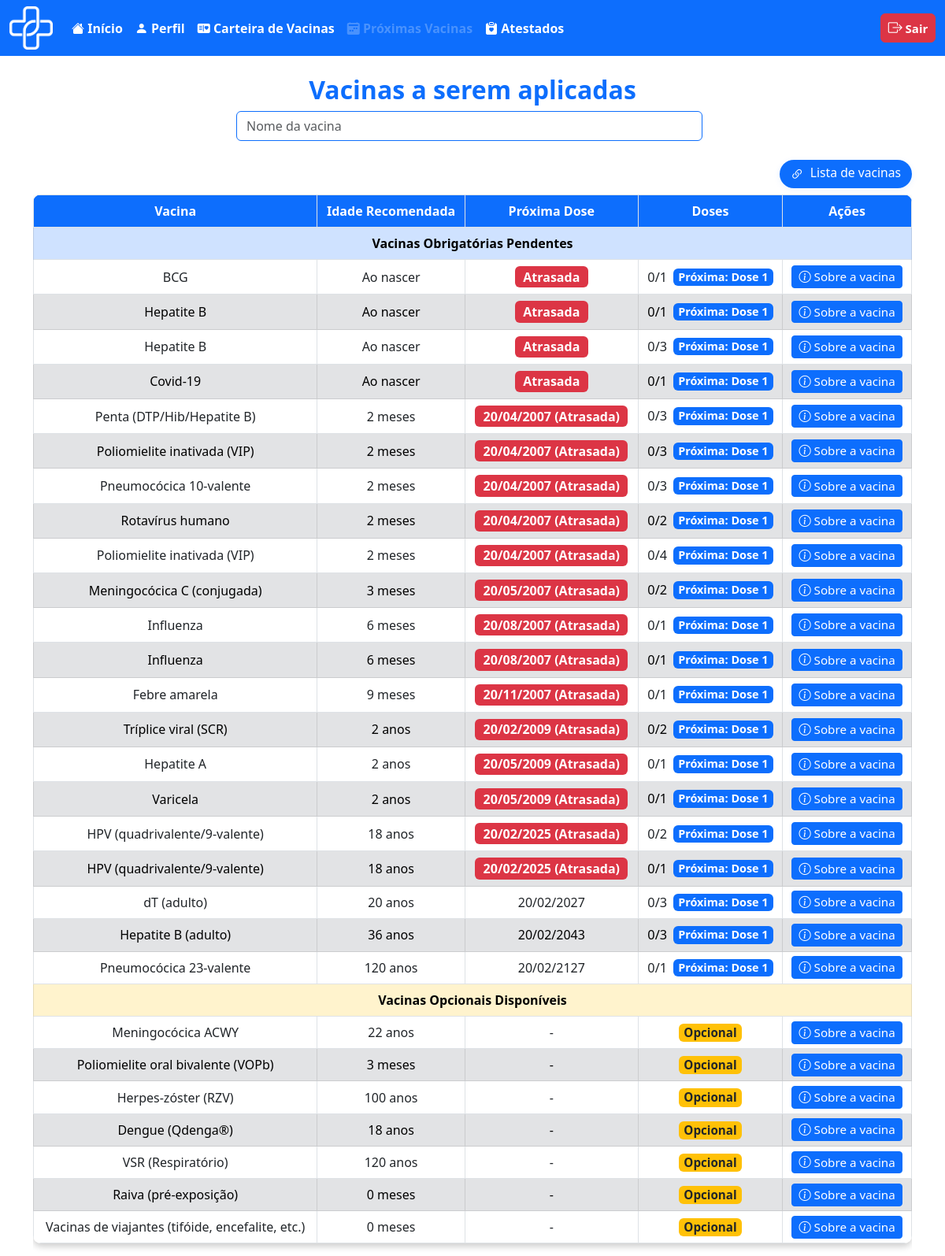
Page /usuario/proxima_vac.php (signed in) on the committed database.
### tables this page shows
CREATE TABLE `vacina` (
  `id_vaci` int(11) NOT NULL,
  `nome_vaci` varchar(100) NOT NULL,
  `fabri_vaci` varchar(100) NOT NULL,
  `lote_vaci` varchar(50) NOT NULL,
  `idade_aplica` int(3) NOT NULL,
  `via_adimicao` varchar(50) NOT NULL,
  `n_dose` int(1) NOT NULL,
  `intervalo_dose` int(11) NOT NULL,
  `idade_meses_reco` smallint(6) DEFAULT NULL,
  `idade_anos_reco` smallint(6) DEFAULT NULL,
  `estoque` int(11) NOT NULL,
  `id_calendario` int(11) DEFAULT NULL
);

CREATE TABLE `calendario_vacinal` (
  `id_calendario` int(11) NOT NULL,
  `nome_vacina` varchar(100) NOT NULL,
  `doses_obrigatorias` varchar(255) NOT NULL,
  `doses_recomendadas` varchar(255) DEFAULT NULL,
  `sus` tinyint(1) NOT NULL DEFAULT 0,
  `grupo_indicado` varchar(100) DEFAULT 'Geral'
);

### usuario/proxima_vac.php (the view, shortened to what the rows shown need)
<?php
require_once '../outros/db_connect.php';
$user_id = $_SESSION['id_usuario'];
$query_user = "SELECT naci_usuario, genero_usuario FROM usuario WHERE id_usuario = ?";
$stmt_user = $conn->prepare($query_user);
$stmt_user->bind_param("i", $user_id);
$stmt_user->execute();
$result_user = $stmt_user->get_result();
$user_data = $result_user->fetch_assoc();
$vacinas_obrigatorias_pendentes = [];
$vacinas_opcionais_nao_tomadas = [];
if ($user_data) {
    $data_nascimento = $user_data['naci_usuario'];
    $genero_usuario = $user_data['genero_usuario'];
    $dt_nasc = new DateTime($data_nascimento);
    $dt_hoje = new DateTime();
    $idade_meses_usuario = $dt_hoje->diff($dt_nasc)->y * 12 + $dt_hoje->diff($dt_nasc)->m;
    $sql_vacinas = "SELECT v.*, c.sus, c.nome_vacina, c.doses_obrigatorias, c.doses_recomendadas
                    FROM vacina v
                    LEFT JOIN calendario_vacinal c ON v.id_calendario = c.id_calendario";
    $result_vacinas = $conn->query($sql_vacinas);
    $vacinas_fisicas = [];
    while ($row = $result_vacinas->fetch_assoc()) {
        $vacinas_fisicas[$row['id_vaci']] = $row;
    }
    $vacinas_aplicadas = [];
    $pesquisa = '';
    foreach ($vacinas_fisicas as $id_vaci => $vacina) {
        if ($vacina['sus'] != 1) continue;
        $n_obrig = isset($vacina['n_dose']) ? intval($vacina['n_dose']) : 0;
        if ($n_obrig <= 0) continue;
        if (stripos($vacina['nome_vacina'], 'gestante') !== false && $genero_usuario !== 'F') continue;
        $doses_tomadas = isset($vacinas_aplicadas[$id_vaci]) ? $vacinas_aplicadas[$id_vaci]['doses_tomadas'] : 0;
        if ($doses_tomadas < $n_obrig) {
            if ($pesquisa === '' || stripos($vacina['nome_vacina'], $pesquisa) !== false) {
                $vacina['doses_tomadas'] = $doses_tomadas;
                $vacina['n_obrig'] = $n_obrig;
                $vacinas_obrigatorias_pendentes[] = $vacina;
            }
        }
    }
    foreach ($vacinas_fisicas as $id_vaci => $vacina) {
        if ($vacina['sus'] != 0) continue;
        if (empty($vacinas_aplicadas[$id_vaci])) {
            if ($pesquisa === '' || stripos($vacina['nome_vacina'], $pesquisa) !== false) {
                $vacinas_opcionais_nao_tomadas[] = $vacina;
            }
        }
    }
}
function calcular_proxima_dose($vacina, $aplicada, $idade_meses_usuario, $data_nascimento) {
    $doses_tomadas = $aplicada && isset($aplicada['doses_tomadas']) ? intval($aplicada['doses_tomadas']) : 0;
    $idade_anos_reco = isset($vacina['idade_anos_reco']) ? intval($vacina['idade_anos_reco']) : 0;
    $idade_meses_reco = isset($vacina['idade_meses_reco']) ? intval($vacina['idade_meses_reco']) : 0;
    $idade_recomendada_meses = $idade_anos_reco * 12 + $idade_meses_reco;
    $calcularData = function($data_nascimento, $anos, $meses) {
        $dt = new DateTime($data_nascimento);
        if ($anos > 0) $dt->add(new DateInterval('P' . $anos . 'Y'));
        if ($meses > 0) $dt->add(new DateInterval('P' . $meses . 'M'));
        return $dt->format('d/m/Y');
    };
    if ($doses_tomadas == 0) {
        if ($idade_anos_reco === 0 && $idade_meses_reco === 0) {
            if ($idade_meses_usuario > 0) {
                return ['Atrasada', true];
            }
            return ['Ao nascer', false];
        }
        if ($idade_meses_usuario >= $idade_recomendada_meses) {
            $data_prevista = $calcularData($data_nascimento, $idade_anos_reco, $idade_meses_reco);
            return [$data_prevista . ' (Atrasada)', true];
        } else {
            $data_prevista = $calcularData($data_nascimento, $idade_anos_reco, $idade_meses_reco);
            return [$data_prevista, false];
        }
    }
}
    ?>
<!DOCTYPE html>
<html lang="pt-BR">
<head>
    <link href="https://cdn.jsdelivr.net/npm/bootstrap@5.3.0/dist/css/bootstrap.min.css" rel="stylesheet">
    <link href="https://cdn.jsdelivr.net/npm/bootstrap-icons/font/bootstrap-icons.css" rel="stylesheet">
</head>
<body>
    <div class="container mt-4">
        <h2 class="text-center text-primary fw-bold">Vacinas a serem aplicadas</h2>
        <br>
        <div class="table-responsive d-flex justify-content-center" id="tabela-proxima-vacina">
            <div style="width: 100%;">
                <table class="table table-bordered text-center w-100 mx-auto">
                    <thead>
                        <tr>
                            <th>Vacina</th>
                            <th>Idade Recomendada</th>
                            <th>Próxima Dose</th>
                            <th>Doses</th>
                            <th>Ações</th>
                        </tr>
                    </thead>
                    <tbody>
                        <tr>
                            <th colspan="5" class="table-primary text-center">Vacinas Obrigatórias Pendentes</th>
                        </tr>
                        <?php if (!empty($vacinas_obrigatorias_pendentes)): ?>
                            <?php
                            usort($vacinas_obrigatorias_pendentes, function($a, $b) use ($vacinas_aplicadas, $idade_meses_usuario, $data_nascimento) {
                                $aplicadaA = isset($vacinas_aplicadas[$a['id_vaci']]) ? $vacinas_aplicadas[$a['id_vaci']] : null;
                                $aplicadaB = isset($vacinas_aplicadas[$b['id_vaci']]) ? $vacinas_aplicadas[$b['id_vaci']] : null;
                                list($dataA, ) = calcular_proxima_dose($a, $aplicadaA, $idade_meses_usuario, $data_nascimento);
                                list($dataB, ) = calcular_proxima_dose($b, $aplicadaB, $idade_meses_usuario, $data_nascimento);
                                $dataA = preg_replace('/ \(Atrasada\)$/', '', $dataA);
                                $dataB = preg_replace('/ \(Atrasada\)$/', '', $dataB);
                                if ($dataA === 'Ao nascer') return -1;
                                if ($dataB === 'Ao nascer') return 1;
                                if ($dataA === '-') return 1;
                                if ($dataB === '-') return -1;
                                $tsA = strtotime(str_replace('/', '-', $dataA));
                                $tsB = strtotime(str_replace('/', '-', $dataB));
                                return $tsA <=> $tsB;
                            });
                            $rowIndex = 0;
                            foreach ($vacinas_obrigatorias_pendentes as $vacina):
                                $rowClass = ($rowIndex === 0) ? 'bg-white' : (($rowIndex % 2 === 1) ? 'table-secondary' : 'bg-white');
                                $proxima_dose = $vacina['doses_tomadas'] + 1;
                                $aplicada = isset($vacinas_aplicadas[$vacina['id_vaci']]) ? $vacinas_aplicadas[$vacina['id_vaci']] : null;
                                list($proxima_dose_valor, $atrasada) = calcular_proxima_dose($vacina, $aplicada, $idade_meses_usuario, $data_nascimento);
                                ?>
                                <tr class="<?php echo $rowClass; ?>" style="height:38px;">
                                    <td style="vertical-align:middle;"><?= htmlspecialchars($vacina['nome_vacina']) ?></td>
                                    <td style="vertical-align:middle; text-align:center;">
                                        <?php
                                            if (
                                                (isset($vacina['idade_meses_reco']) && intval($vacina['idade_meses_reco']) === 0) &&
                                                (isset($vacina['idade_anos_reco']) && intval($vacina['idade_anos_reco']) === 0)
                                            ) {
                                                echo "Ao nascer";
                                            } else {
                                                $idade_meses = isset($vacina['idade_meses_reco']) ? intval($vacina['idade_meses_reco']) : 0;
                                                $idade_anos = isset($vacina['idade_anos_reco']) ? intval($vacina['idade_anos_reco']) : 0;
                                                $total_meses = $idade_anos * 12 + $idade_meses;
                                                if ($total_meses <= 15) {
                                                    echo $total_meses . " meses";
                                                } else {
                                                    $anos = floor($total_meses / 12);
                                                    echo $anos . " anos";
                                                }
                                            }
                                        ?>
                                    </td>
                                    <td style="vertical-align:middle; text-align:center;">
                                        <?php if ($atrasada): ?>
                                            <span class="badge bg-danger" style="font-size:1em;">
                                                <?= htmlspecialchars($proxima_dose_valor) ?>
                                            </span>
                                        <?php else: ?>
                                            <?= htmlspecialchars($proxima_dose_valor) ?>
                                        <?php endif; ?>
                                    </td>
                                    <td style="vertical-align:middle; text-align:center;">
                                        <div
                                            style="display:flex; flex-direction:row; align-items:center; justify-content:center; gap:8px; height:100%;">
                                            <span
                                                style="font-size:1.02em;"><?= $vacina['doses_tomadas'] . "/" . $vacina['n_obrig'] ?></span>
                                            <span class="badge bg-primary"
                                                style="font-size:0.90em; min-width:80px; padding:4px 6px;">
                                                Próxima: Dose <?= $proxima_dose ?>
                                            </span>
                                        </div>
                                    </td>
                                    <td style="vertical-align:middle; text-align:center; padding-top:4px; padding-bottom:4px;">
                                        <a href="ver_vacinaU.php?id_vaci=<?= urlencode($vacina['id_vaci']) ?>"
                                            class="btn btn-primary btn-sm" style="padding:2px 8px; font-size:0.95em;">
                                            <i class="bi bi-info-circle"></i> Sobre a vacina
                                        </a>
                                    </td>
                                </tr>
                                <?php $rowIndex++; endforeach; ?>
                        <?php endif; ?>
                        <tr>
                            <th colspan="5" class="table-warning text-center">Vacinas Opcionais Disponíveis</th>
                        </tr>
                        <?php if (!empty($vacinas_opcionais_nao_tomadas)): ?>
                            <?php
                            $rowIndex = 0;
                            foreach ($vacinas_opcionais_nao_tomadas as $vacina):
                                $rowClass = ($rowIndex === 0) ? 'bg-white' : (($rowIndex % 2 === 1) ? 'table-secondary' : 'bg-white');
                                ?>
                                <tr class="<?php echo $rowClass; ?>" style="height:38px;">
                                    <td style="vertical-align:middle;"><?= htmlspecialchars($vacina['nome_vacina']) ?></td>
                                    <td style="vertical-align:middle; text-align:center;">
                                        <?php
                                            if (
                                                (isset($vacina['idade_meses_reco']) && intval($vacina['idade_meses_reco']) === 0) &&
                                                (isset($vacina['idade_anos_reco']) && intval($vacina['idade_anos_reco']) === 0)
                                            ) {
                                                echo "Ao nascer";
                                            } else {
                                                $idade_meses = isset($vacina['idade_meses_reco']) ? intval($vacina['idade_meses_reco']) : 0;
                                                $idade_anos = isset($vacina['idade_anos_reco']) ? intval($vacina['idade_anos_reco']) : 0;
                                                $total_meses = $idade_anos * 12 + $idade_meses;
                                                if ($total_meses <= 15) {
                                                    echo $total_meses . " meses";
                                                } else {
                                                    $anos = floor($total_meses / 12);
                                                    echo $anos . " anos";
                                                }
                                            }
                                        ?>
                                    </td>
                                    <td style="vertical-align:middle; text-align:center;">-</td>
                                    <td style="vertical-align:middle; text-align:center;">
                                        <span class="badge bg-warning text-dark" style="font-size:0.95em; min-width:80px; padding:4px 6px;">
                                            Opcional
                                        </span>
                                    </td>
                                    <td style="vertical-align:middle; text-align:center; padding-top:4px; padding-bottom:4px;">
                                        <a href="ver_vacinaU.php?id_vaci=<?= urlencode($vacina['id_vaci']) ?>"
                                            class="btn btn-primary btn-sm" style="padding:2px 8px; font-size:0.95em;">
                                            <i class="bi bi-info-circle"></i> Sobre a vacina
                                        </a>
                                    </td>
                                </tr>
                                <?php $rowIndex++; endforeach; ?>
                        <?php endif; ?>
                    </tbody>
                </table>
            </div>
        </div>
    </div>
</body>
</html>

### rows in the picture
vacina: id_calendario.nome_vacina "BCG", idade_meses_reco "Ao nascer", proxima_dose_valor "Atrasada", doses_tomadas "0", n_obrig "1", proxima_dose "1"
vacina: id_calendario.nome_vacina "Hepatite B", idade_meses_reco "Ao nascer", proxima_dose_valor "Atrasada", doses_tomadas "0", n_obrig "1", proxima_dose "1"
vacina: id_calendario.nome_vacina "Hepatite B", idade_meses_reco "Ao nascer", proxima_dose_valor "Atrasada", doses_tomadas "0", n_dose "3", proxima_dose "1"
vacina: id_calendario.nome_vacina "Covid-19", idade_meses_reco "Ao nascer", proxima_dose_valor "Atrasada", doses_tomadas "0", n_dose "1", proxima_dose "1"
vacina: id_calendario.nome_vacina "Penta (DTP/Hib/Hepatite B)", idade_meses_reco "2", proxima_dose_valor "20/04/2007 (Atrasada)", idade_anos_reco "0", n_dose "3", idade_anos_reco "1"
vacina: id_calendario.nome_vacina "Poliomielite inativada (VIP)", idade_meses_reco "2", proxima_dose_valor "20/04/2007 (Atrasada)", idade_anos_reco "0", n_dose "3", idade_anos_reco "1"
vacina: id_calendario.nome_vacina "Pneumocócica 10-valente", idade_meses_reco "2", proxima_dose_valor "20/04/2007 (Atrasada)", idade_anos_reco "0", n_dose "3", idade_anos_reco "1"
vacina: id_calendario.nome_vacina "Rotavírus humano", idade_meses_reco "2", proxima_dose_valor "20/04/2007 (Atrasada)", idade_anos_reco "0", n_dose "2", idade_anos_reco "1"
vacina: id_calendario.nome_vacina "Poliomielite inativada (VIP)", idade_meses_reco "2", proxima_dose_valor "20/04/2007 (Atrasada)", idade_anos_reco "0", n_dose "4", idade_anos_reco "1"
vacina: id_calendario.nome_vacina "Meningocócica C (conjugada)", idade_meses_reco "3", proxima_dose_valor "20/05/2007 (Atrasada)", idade_anos_reco "0", n_dose "2", idade_anos_reco "1"
vacina: id_calendario.nome_vacina "Influenza", idade_meses_reco "6", proxima_dose_valor "20/08/2007 (Atrasada)", idade_anos_reco "0", n_dose "1", idade_anos_reco "1"
vacina: id_calendario.nome_vacina "Influenza", idade_meses_reco "6", proxima_dose_valor "20/08/2007 (Atrasada)", idade_anos_reco "0", n_dose "1", idade_anos_reco "1"
vacina: id_calendario.nome_vacina "Febre amarela", idade_meses_reco "9", proxima_dose_valor "20/11/2007 (Atrasada)", idade_anos_reco "0", n_dose "1", idade_anos_reco "1"
vacina: id_calendario.nome_vacina "Tríplice viral (SCR)", anos "2", proxima_dose_valor "20/02/2009 (Atrasada)", doses_tomadas "0", n_dose "2", proxima_dose "1"
vacina: id_calendario.nome_vacina "Hepatite A", anos "2", proxima_dose_valor "20/05/2009 (Atrasada)", intervalo_dose "0", n_dose "1", intervalo_dose "1"
vacina: id_calendario.nome_vacina "Varicela", anos "2", proxima_dose_valor "20/05/2009 (Atrasada)", intervalo_dose "0", n_dose "1", intervalo_dose "1"
vacina: id_calendario.nome_vacina "HPV (quadrivalente/9-valente)", anos "18", proxima_dose_valor "20/02/2025 (Atrasada)", doses_tomadas "0", n_dose "2", proxima_dose "1"
vacina: id_calendario.nome_vacina "HPV (quadrivalente/9-valente)", anos "18", proxima_dose_valor "20/02/2025 (Atrasada)", doses_tomadas "0", n_dose "1", proxima_dose "1"
vacina: id_calendario.nome_vacina "dT (adulto)", anos "20", proxima_dose_valor "20/02/2027", doses_tomadas "0", n_dose "3", proxima_dose "1"
vacina: id_calendario.nome_vacina "Hepatite B (adulto)", anos "36", proxima_dose_valor "20/02/2043", doses_tomadas "0", n_dose "3", proxima_dose "1"
vacina: id_calendario.nome_vacina "Pneumocócica 23-valente", anos "120", proxima_dose_valor "20/02/2127", doses_tomadas "0", n_dose "1", proxima_dose "1"
vacina: id_calendario.nome_vacina "Meningocócica ACWY", anos "22"
vacina: id_calendario.nome_vacina "Poliomielite oral bivalente (VOPb)", idade_meses_reco "3"
vacina: id_calendario.nome_vacina "Herpes-zóster (RZV)", anos "100"
vacina: id_calendario.nome_vacina "Dengue (Qdenga®)", anos "18"
vacina: id_calendario.nome_vacina "VSR (Respiratório)", anos "120"
vacina: id_calendario.nome_vacina "Raiva (pré-exposição)", total_meses "0"
vacina: id_calendario.nome_vacina "Vacinas de viajantes (tifóide, encefalite, etc.)", total_meses "0"
